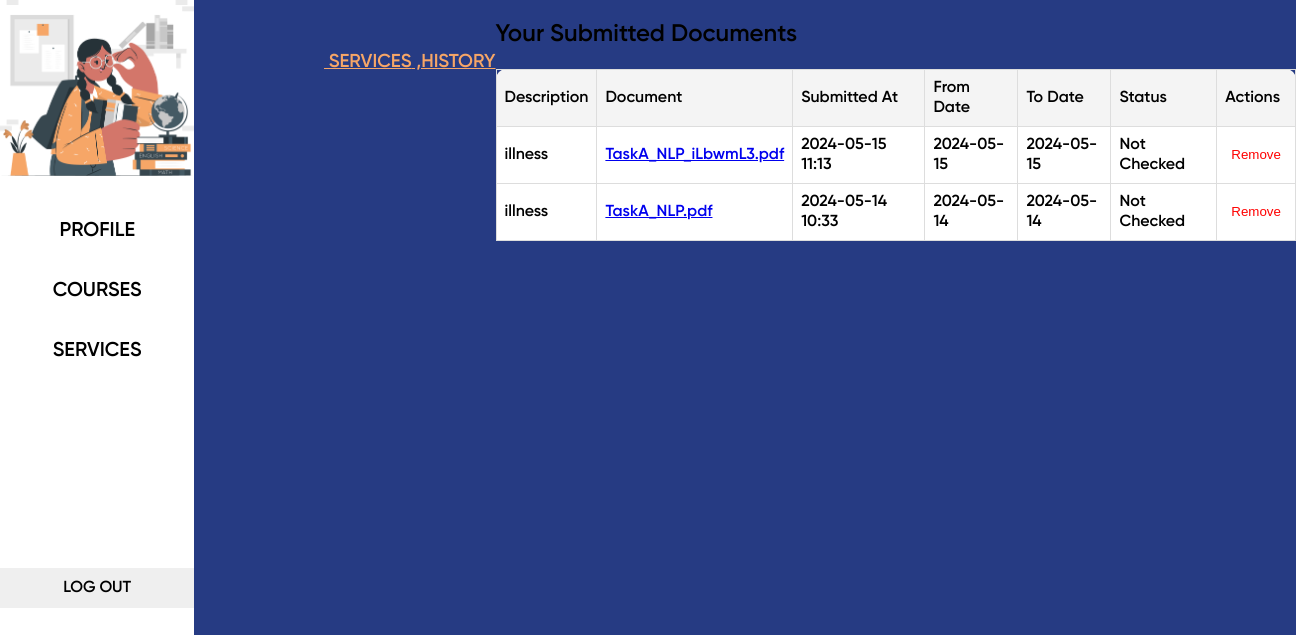
The app's page /student_docuemnt_history/ (signed in), older data.
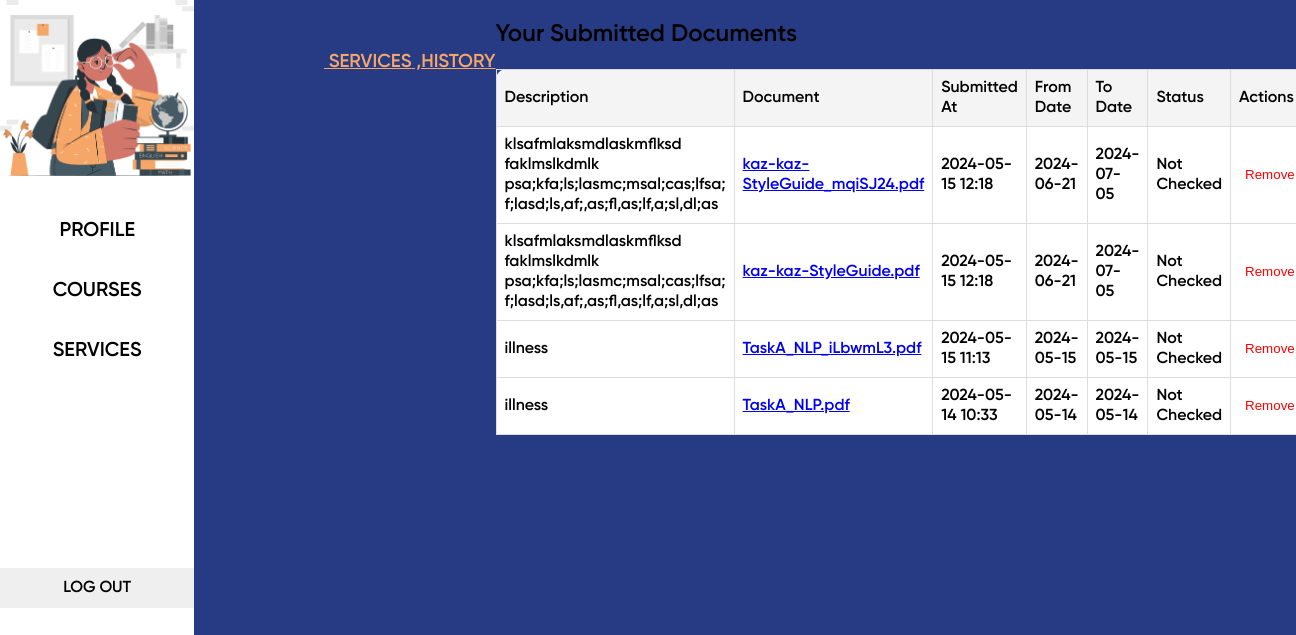
The same page, newer data.
### dashboard/models.py (models this page shows, shortened)
class SubmittedDocument(models.Model):
    student = models.ForeignKey(CustomUser, on_delete=models.CASCADE, related_name="documents")
    description = models.TextField()
    document = models.FileField(upload_to='student_documents/')
    submitted_at = models.DateTimeField(auto_now_add=True)
    from_date = models.DateTimeField(blank=False)
    to_date = models.DateTimeField(blank=False)
    ACCEPTED_CHOICES = [
        (0, 'Not Checked'),
        (1, 'Accepted'),
        (2, 'Rejected')
    ]
    accepted = models.IntegerField(default=0, choices=ACCEPTED_CHOICES)

### dashboard/views.py (the view, shortened to what this page needs)
# urls.py: path('student_docuemnt_history/', views.student_document_history ,name='student_document_history'),
@login_required
def student_document_history(request):
    documents = SubmittedDocument.objects.filter(student=request.user).order_by('-submitted_at')
    return render(request, 'dashboard/student_history.html', {'documents': documents})

### dashboard/templates/dashboard/student_history.html (shortened to what this page needs)
{% extends "dashboard/student_base.html" %}
{% block content %}
<div class="hirarchi">
    <h3 onclick="window.location.href='{% url 'dashboard:student_document_submission'%}'" >&nbsp;SERVICES</h3>
    <h3 onclick="window.location.href='{% url 'dashboard:student_document_history' %}'" >&nbsp;,HISTORY</h3>
</div>
<br>
<div class="document-section">
<h2>Your Submitted Documents</h2>
<table>
    <thead>
        <tr>
            <th>Description</th>
            <th>Document</th>
            <th>Submitted At</th>
            <th>From Date</th>
            <th>To Date</th>
            <th>Status</th>
            <th>Actions</th>
        </tr>
    </thead>
    <tbody>
        {% for document in documents %}
        <tr>
            <td>{{ document.description }}</td>
            <td><a href="{{ document.document.url }}" target="_blank">{{ document.document.name|cut:"student_documents/" }}</a></td>
            <td>{{ document.submitted_at|date:"Y-m-d H:i" }}</td>
            <td>{{ document.from_date|date:"Y-m-d " }}</td>
            <td>{{ document.to_date|date:"Y-m-d " }}</td>
            <td>
                {% if document.accepted == 0 %}
                    Not Checked
                {% elif document.accepted == 1 %}
                    Accepted
                {% else %}
                    Rejected
                {% endif %}
            </td>
            <td>
                <form action="" method="post">
                    <button type="submit" class="btn-remove" onclick="return confirm('Are you sure you want to remove this document?');">Remove</button>
                </form>
            </td>
        </tr>
        {% empty %}
        <tr>
            <td colspan="7">No documents submitted.</td>
        </tr>
        {% endfor %}
    </tbody>
</table>
</div>
{% endblock content %}

### dashboard/templates/dashboard/student_base.html (shortened to what this page needs)
{% load static %}
<!DOCTYPE html>
<html lang="en">
<head>
    <link rel="stylesheet" href="{% static 'css/student_base.css' %}">
</head>
<body>
    {% with student=request.user.student %}
        <div class="navigator">
            <img src="{% static 'img/image.png' %}" alt="Happy University Logo">
            <ol >
                <li id="PROFILE" class="{{status1}}" onclick="window.location.href='{% url 'dashboard:student_profile' %}';"><p>PROFILE</p></li>
                <li id="COURSES" class="{{status2}}" onclick="window.location.href='{% url 'dashboard:student_courses' %}';"><p >COURSES</p></li>
                <li id="CERTIFICATES" class="{{status3}}" onclick="window.location.href='{% url 'dashboard:student_document_submission' %}';"><p >SERVICES</p></li>
            </ol>
            <form method="post" action="{% url 'account:logout' %}">
                <input type="submit" class="logout_button" value="LOG OUT">
            </form>
        </div>
        {% block content%}{% endblock content %}
    {% endwith %}
</body>

### static/css/student_base.css (style rules this page uses)
body,html { font-family: gilroy-600; background-color: #263B83; height: 100vh; width: 100vw; margin: 0; padding: 0; cursor: pointer; display: flex; flex-direction: row; }
.navigator img { width: 15vw; }
.navigator { background-color: white; color: black; width: 15vw; display: flex; align-items: left; flex-direction: column; }
.navigator ol { list-style: none; padding: 0; }
.navigator ol li p { color: black; text-align: center; text-decoration: none; display: flex; justify-content: center; align-items: center; height: 5vh; font-size: 2.5vh; font-family: gilroy-600; }
.logout_button { font-family: gilroy-600; color: black; border: none; width: 15vw; cursor: pointer; margin-top: 20vh; font-size: 2vh; height: 5vh; }
th:first-child { border-top-left-radius: 10px; width: 5vw; border: none; }
th:last-child { border-top-right-radius: 10px; border: none; }
.hirarchi { margin-top: 4vh; display:flex; flex-direction:row; height: 30vh; margin-left: 10vw; text-decoration: underline; color:#F6A667; }

### dashboard/templates/dashboard/student_history.html (style rules this page uses)
.document-section table { width: 100%; border-collapse: collapse; color: rgb(0, 0, 0); }
.document-section th, .document-section td { border: 1px solid #ddd; padding: 8px; text-align: left; background-color: white; }
.document-section th { background-color: #f4f4f4; }
.document-section tr:nth-child(even) { background-color: #f9f9f9; }
.document-section .btn-remove { color: red; background: none; border: none; cursor: pointer; }

Row changes from the older to the newer data that the page shows:
added SubmittedDocument: description "klsafmlaksmdlaskmflksd faklmslkdmlk psa;kfa;ls;lasmc;msal;cas;lfsa; f;lasd;ls,af;,as;fl,as;lf,a;sl,dl;as", document.name "kaz-kaz-StyleGuide_mqiSJ24.pdf", submitted_at "2024-05-15 12:18", from_date "2024-06-21", to_date "2024-07-05", accepted "Not Checked"
added SubmittedDocument: description "klsafmlaksmdlaskmflksd faklmslkdmlk psa;kfa;ls;lasmc;msal;cas;lfsa; f;lasd;ls,af;,as;fl,as;lf,a;sl,dl;as", document.name "kaz-kaz-StyleGuide.pdf", submitted_at "2024-05-15 12:18", from_date "2024-06-21", to_date "2024-07-05", accepted "Not Checked"
